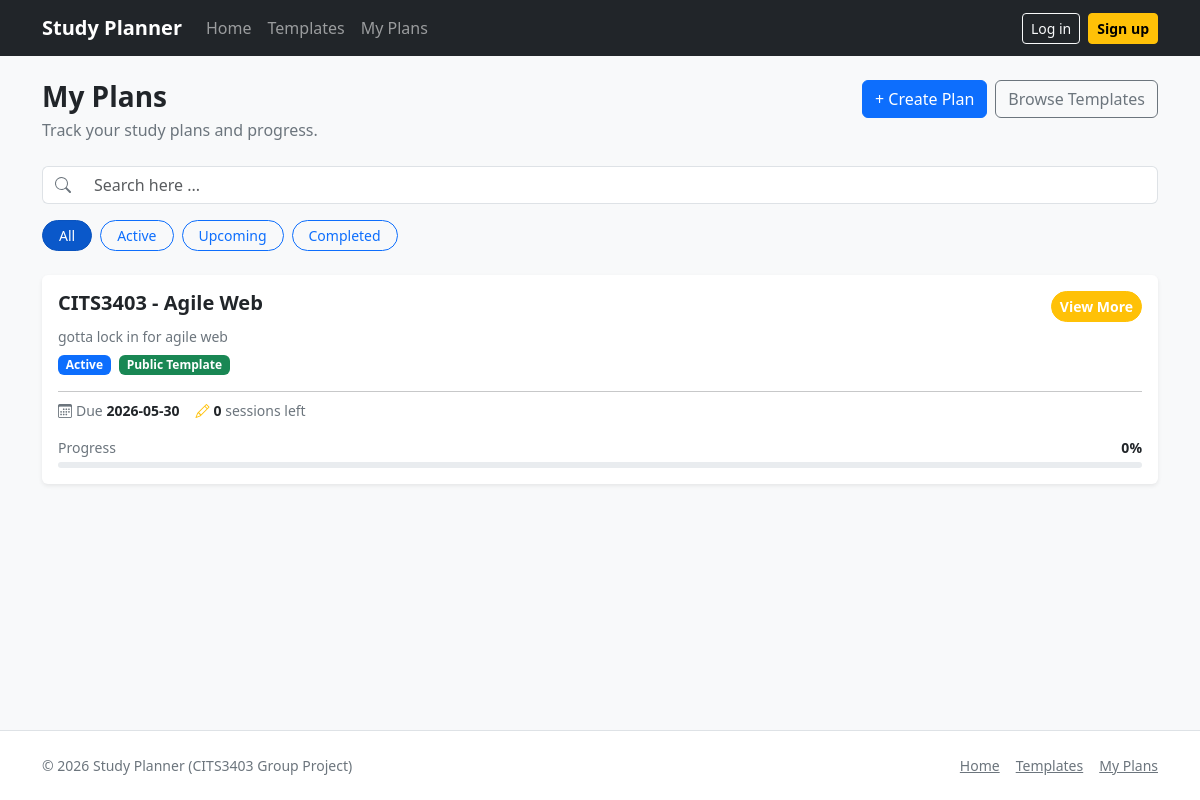
Before: /dashboard (signed in) with the older database file.
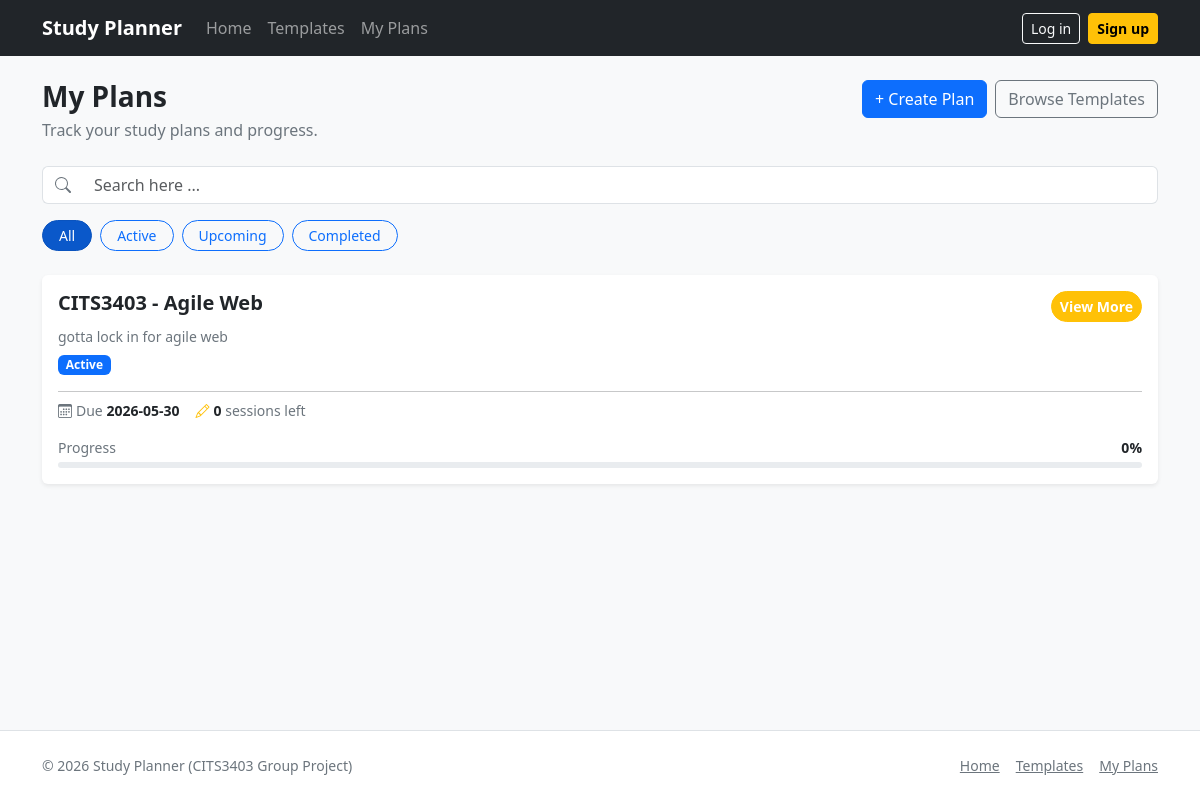
After: the same page with the newer database file.
### app/models.py (models this page shows)
class Plan(db.Model):
    __tablename__ = "plans"
    id = db.Column(db.Integer, primary_key=True)
    title = db.Column(db.String(200), nullable=False)
    description = db.Column(db.Text, nullable=True)
    start_date = db.Column(db.Date, nullable=True)
    end_date = db.Column(db.Date, nullable=True)
    is_template = db.Column(db.Boolean, default=False, nullable=False)
    user_id = db.Column(db.Integer, db.ForeignKey("users.id"), nullable=False)

### app/routes.py (the view)
@main.route("/dashboard")
def dashboard():
    if not require_login():
        return redirect(url_for("main.login"))
    user_id = session["user_id"]
    plans = Plan.query.filter_by(user_id=user_id).order_by(Plan.id.desc()).all()
    return render_template("dashboard.html", plans=plans)

### app/routes.py (called while the page is built)
def require_login():
    return "user_id" in session

### app/templates/dashboard.html (shortened to what this page needs)
{% extends "base.html" %}
{% block content %}
  <header class="py-4">
    <div class="container">
      <div class="d-flex flex-wrap justify-content-between align-items-start gap-3">
        <div>
          <h1 class="h3 fw-bold mb-1">My Plans</h1>
          <p class="text-secondary mb-0">Track your study plans and progress.</p>
        </div>
        <div class="d-flex gap-2">
          <a class="btn btn-primary" href="{{ url_for('main.plan_edit') }}">+ Create Plan</a>
          <a class="btn btn-outline-secondary" href="{{ url_for('main.templates') }}">Browse Templates</a>
        </div>
      </div>
    </div>
  </header>
<main class="pb-5">
    <div class="container">
      <div class="input-group mb-3">
        <span class="input-group-text bg-white border-end-0">
        </span>
        <input id="search" type="search" class="form-control border-start-0"
               placeholder="Search here ..." />
      </div>
      <div class="d-flex gap-2 mb-4" id="filterTabs">
        <button class="btn btn-primary btn-sm rounded-pill px-3 filter-btn active" data-filter="all">All</button>
        <button class="btn btn-outline-primary btn-sm rounded-pill px-3 filter-btn" data-filter="active">Active</button>
        <button class="btn btn-outline-primary btn-sm rounded-pill px-3 filter-btn" data-filter="upcoming">Upcoming</button>
        <button class="btn btn-outline-primary btn-sm rounded-pill px-3 filter-btn" data-filter="completed">Completed</button>
      </div>
      <div id="planList">
        {% if plans %}
          {% for plan in plans %}
          <article class="card border-0 shadow-sm mb-3 plan-card"
                   data-status="{{ plan.status | default('active') | lower }}">
            <div class="card-body">
              <div class="d-flex justify-content-between align-items-start gap-3 mb-1">
                <h2 class="h5 mb-0" style="font-weight:600;">{{ plan.title }}</h2>
                <a href="{{ url_for('main.plan_view', plan_id=plan.id) }}"
                   class="btn btn-warning btn-sm text-white fw-semibold flex-shrink-0"
                   style="border-radius:20px;white-space:nowrap;">View More</a>
              </div>
              <p class="text-secondary small mb-2">{{ plan.description or 'No description.' }}</p>
              <div class="d-flex flex-wrap gap-2 mb-3">
                {% if plan.status | default('active') == 'active' %}
                  <span class="badge text-bg-primary">Active</span>
                {% elif plan.status | default('active') == 'upcoming' %}
                  <span class="badge text-bg-warning text-dark">Upcoming</span>
                {% elif plan.status | default('active') == 'completed' %}
                  <span class="badge text-bg-success">Completed</span>
                {% endif %}
                {% if plan.is_template %}
                  <span class="badge text-bg-success">Public Template</span>
                {% endif %}
              </div>
              <hr class="my-2" />
              <div class="d-flex flex-wrap gap-3 small text-secondary mb-3">
                {% if plan.end_date %}
                  <span><i class="bi bi-calendar3 me-1"></i>Due <strong class="text-dark">{{ plan.end_date }}</strong></span>
                {% endif %}
                  <span><i class="bi bi-pencil me-1 text-warning"></i><strong class="text-dark">{{ plan.session_count | default(0) }}</strong> sessions left</span>
              </div>
              <div class="d-flex justify-content-between align-items-center mb-1 small">
                <span class="text-secondary">Progress</span>
                <strong>{{ plan.progress | default(0) }}%</strong>
              </div>
              <div class="progress" style="height:6px;">
              </div>
            </div>
          </article>
          {% endfor %}
        {% endif %}
      </div>
    </div>
  </main>
{% endblock %}

### app/templates/base.html (shortened to what this page needs)
<!doctype html>
<html lang="en">
<head>
  <link href="https://cdn.jsdelivr.net/npm/bootstrap@5.3.3/dist/css/bootstrap.min.css" rel="stylesheet">
  <link rel="stylesheet" href="https://cdn.jsdelivr.net/npm/bootstrap-icons@1.11.3/font/bootstrap-icons.min.css">
  <link rel="stylesheet" href="{{ url_for('static', filename='style.css') }}">
</head>
<body class="bg-light">
  <nav class="navbar navbar-expand-lg navbar-dark bg-dark">
    <div class="container">
      <a class="navbar-brand fw-semibold" href="{{ url_for('main.home') }}">Study Planner</a>
      <div class="collapse navbar-collapse" id="nav">
        <ul class="navbar-nav me-auto mb-2 mb-lg-0">
          <li class="nav-item">
            <a class="nav-link {% block nav_home %}{% endblock %}" href="{{ url_for('main.home') }}">Home</a>
          </li>
          <li class="nav-item">
            <a class="nav-link {% block nav_templates %}{% endblock %}" href="{{ url_for('main.templates') }}">Templates</a>
          </li>
          <li class="nav-item">
            <a class="nav-link {% block nav_dashboard %}{% endblock %}" href="{{ url_for('main.dashboard') }}">My Plans</a>
          </li>
        </ul>
        <div class="d-flex align-items-center gap-2">
          <a class="btn btn-outline-light btn-sm" href="{{ url_for('main.login') }}">Log in</a>
          <a class="btn btn-warning btn-sm fw-semibold" href="{{ url_for('main.signup') }}">Sign up</a>
        </div>
      </div>
    </div>
  </nav>
  {% block content %}
  {% endblock %}
  <footer class="py-4 border-top bg-white">
    <div class="container d-flex flex-wrap justify-content-between align-items-center gap-2">
      <div class="text-secondary small">© 2026 Study Planner (CITS3403 Group Project)</div>
      <div class="d-flex gap-3 small">
        <a class="link-secondary" href="{{ url_for('main.home') }}">Home</a>
        <a class="link-secondary" href="{{ url_for('main.templates') }}">Templates</a>
        <a class="link-secondary" href="{{ url_for('main.dashboard') }}">My Plans</a>
      </div>
    </div>
  </footer>
</body>
</html>

### app/static/style.css (style rules this page uses)
:root { --app-radius: 16px; }
body { min-height: 100vh; display: flex; flex-direction: column; }
main { flex: 1; }

Changed rows visible on the page:
changed Plan "CITS3403 - Agile Web": no longer shows "Public Template"
